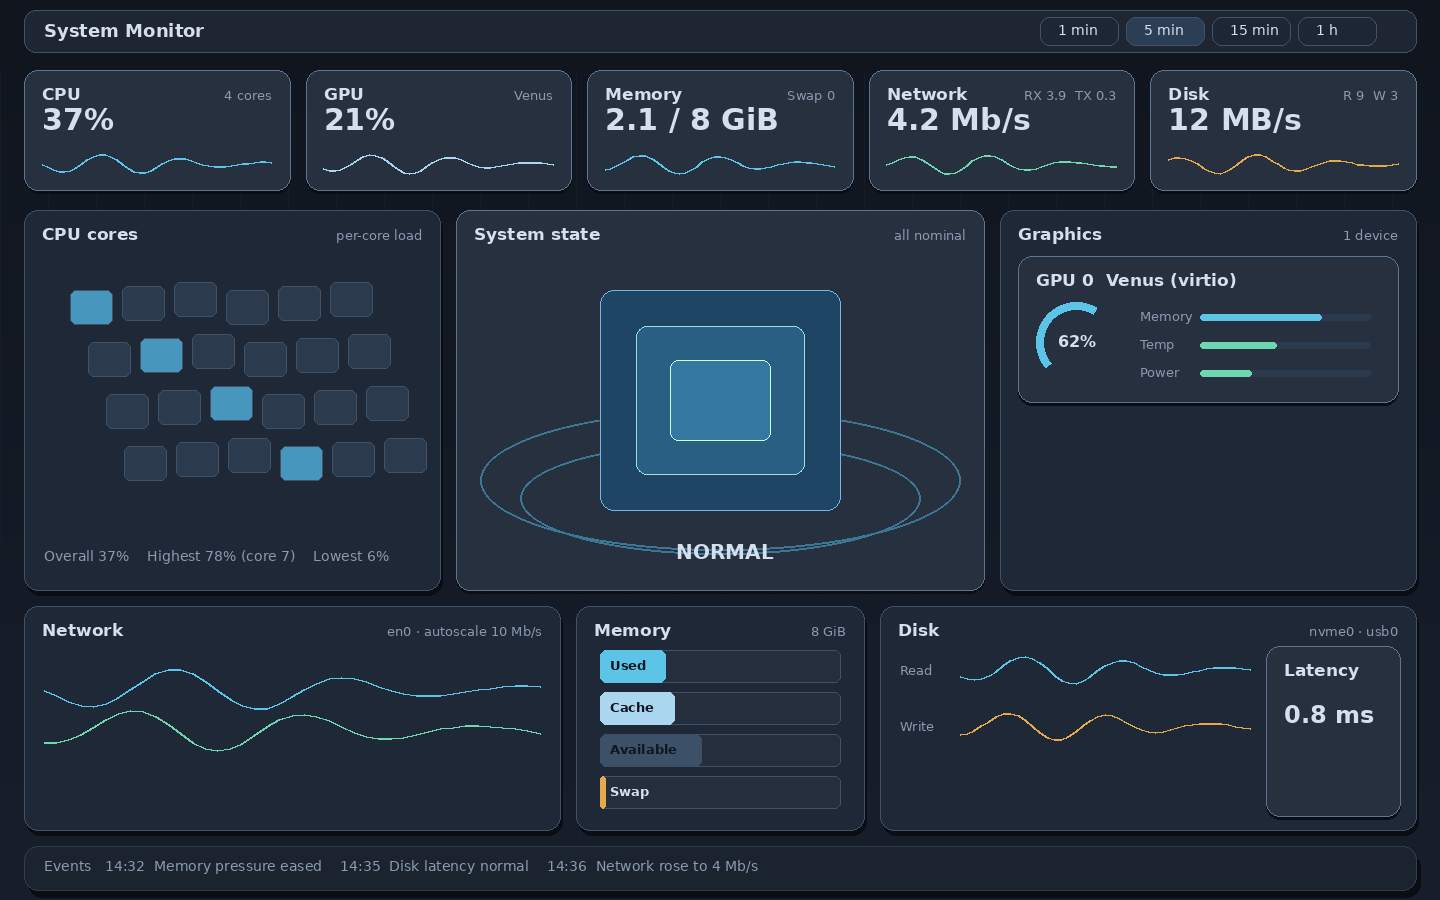

Generate this figure with Python:
#!/usr/bin/env python3
# ws134-p001: draws the layout sketch of the System Monitor (layout-mock.png) from design.md section 3 -- the plates,
# their layers and the colour tokens, not the final look (no 3D, no glow).  python3 layout-mock.py [OUT]
# Copyright (C) 2026 Awe Morris; SPDX-License-Identifier: Zlib
import math
import sys
from PIL import Image, ImageDraw, ImageFont

W, H = 1440, 900
BG0, BG1 = (16, 21, 30), (24, 31, 43)          # bg.deep, bg.mid
PLATE = {2: (38, 48, 63), 1: (31, 40, 54), 0: (27, 35, 47)}  # surface by layer (front lighter)
EDGE = {2: (92, 118, 146), 1: (64, 82, 104), 0: (48, 61, 78)}
TEXT, TEXT2 = (214, 224, 236), (138, 154, 176)
CYAN, MINT, ICE, AMBER = (92, 196, 230), (110, 214, 176), (170, 214, 240), (230, 168, 76)


def font(size, bold=False):
	for name in (("DejaVuSans-Bold.ttf" if bold else "DejaVuSans.ttf"),):
		try:
			return ImageFont.truetype("/usr/share/fonts/truetype/dejavu/" + name, size)
		except OSError:
			pass
	return ImageFont.load_default()


def plate(draw, box, layer, title=None, note=None):
	x0, y0, x1, y1 = box
	shift = {2: 0, 1: 2, 0: 4}[layer]          # the back layers sit a little lower: depth by offset and tone
	draw.rounded_rectangle((x0 + shift, y0 + shift + 3, x1 + shift, y1 + shift + 3), 14, fill=(10, 13, 19))
	draw.rounded_rectangle(box, 14, fill=PLATE[layer], outline=EDGE[layer], width=1)
	if title:
		draw.text((x0 + 18, y0 + 14), title, font=font(17, True), fill=TEXT)
	if note:
		width = draw.textlength(note, font=font(13))
		draw.text((x1 - 18 - width, y0 + 17), note, font=font(13), fill=TEXT2)


def spark(draw, box, colour, phase):
	x0, y0, x1, y1 = box
	points = []
	for i in range(41):
		x = x0 + (x1 - x0) * i / 40
		y = (y0 + y1) / 2 + (y1 - y0) * 0.35 * math.sin(i * 0.45 + phase) * (0.6 + 0.4 * math.sin(i * 0.13))
		points.append((x, y))
	draw.line(points, fill=colour, width=2)


def main():
	out = sys.argv[1] if len(sys.argv) > 1 else "layout-mock.png"
	image = Image.new("RGB", (W, H), BG0)
	draw = ImageDraw.Draw(image)
	for y in range(H):
		t = y / H
		draw.line((0, y, W, y), fill=tuple(int(BG0[i] * (1 - t) + BG1[i] * t) for i in range(3)))
	# layer 0: the faint information layer (a grid far behind)
	for x in range(0, W, 48):
		draw.line((x, 70, x, H), fill=(22, 29, 40))
	# the Keiland titlebar (zdesktop draws it): name, status chip, time range
	draw.rounded_rectangle((24, 10, W - 24, 52), 12, fill=(30, 38, 51), outline=EDGE[1])
	draw.text((44, 20), "System Monitor", font=font(18, True), fill=TEXT)
	pass
	pass
	pass
	pass
	for i, label in enumerate(("1 min", "5 min", "15 min", "1 h")):
		x = 1040 + i * 86
		draw.rounded_rectangle((x, 17, x + 78, 45), 10, fill=(44, 62, 84) if i == 1 else (30, 38, 51), outline=EDGE[1])
		draw.text((x + 18, 22), label, font=font(14), fill=TEXT)
	# layer 2: the summary plates
	labels = (("CPU", "37%", "4 cores", CYAN), ("GPU", "21%", "Venus", ICE), ("Memory", "2.1 / 8 GiB", "Swap 0", CYAN),
		  ("Network", "4.2 Mb/s", "RX 3.9  TX 0.3", MINT), ("Disk", "12 MB/s", "R 9  W 3", AMBER))
	pw = (W - 48 - 4 * 16) / 5
	for i, (name, value, note, colour) in enumerate(labels):
		x0 = 24 + i * (pw + 16)
		plate(draw, (x0, 70, x0 + pw, 190), 2, name, note)
		draw.text((x0 + 18, 102), value, font=font(30, True), fill=TEXT)
		spark(draw, (x0 + 18, 150, x0 + pw - 18, 178), colour, i)
	# layer 1: the middle row -- the CPU tile relief, the state core, the GPU module cards
	plate(draw, (24, 210, 440, 590), 1, "CPU cores", "per-core load")
	for r in range(4):
		for c in range(6):
			x = 70 + c * 52 + r * 18
			y = 290 + r * 52 - (c % 3) * 4
			lit = (r * 6 + c) % 7 == 0
			draw.rounded_rectangle((x, y, x + 42, y + 34), 6, fill=(70, 150, 190) if lit else (44, 58, 78), outline=EDGE[1])
	draw.text((44, 548), "Overall 37%    Highest 78% (core 7)    Lowest 6%", font=font(14), fill=TEXT2)
	plate(draw, (456, 210, 984, 590), 2, "System state", "all nominal")
	cx, cy = 720, 410
	for k, (rw, rh) in enumerate(((240, 70), (200, 56))):
		draw.ellipse((cx - rw, cy + 70 - rh + k * 18, cx + rw, cy + 70 + rh + k * 18), outline=(60, 120, 150), width=2)
	for k, size in enumerate((120, 84, 50)):
		shade = 60 + 40 * k
		draw.rounded_rectangle((cx - size, cy - size, cx + size, cy + size - 20), 14 - 3 * k,
				       fill=(30 + k * 10, 70 + k * 25, 100 + k * 30), outline=(shade + 60, shade + 120, 230))
	draw.text((cx - 44, 540), "NORMAL", font=font(20, True), fill=TEXT)
	plate(draw, (1000, 210, W - 24, 590), 1, "Graphics", "1 device")
	for j, name in enumerate(("GPU 0  Venus (virtio)",)):
		y0 = 256 + j * 162
		plate(draw, (1018, y0, W - 42, y0 + 146), 2 if j == 0 else 0, name, None)
		if j == 0:
			draw.arc((1036, y0 + 46, 1116, y0 + 126), 140, 140 + 0.62 * 260, fill=CYAN, width=8)
			draw.text((1058, y0 + 76), "62%", font=font(16, True), fill=TEXT)
			for k, (lab, frac) in enumerate((("Memory", 0.71), ("Temp", 0.45), ("Power", 0.3))):
				yy = y0 + 54 + k * 28
				draw.text((1140, yy - 2), lab, font=font(13), fill=TEXT2)
				draw.rounded_rectangle((1200, yy + 4, 1370, yy + 10), 3, fill=(44, 58, 78))
				draw.rounded_rectangle((1200, yy + 4, 1200 + 170 * frac, yy + 10), 3, fill=CYAN if k == 0 else MINT)
	# layer 1: the bottom row -- the network flow, the memory strata, the disk lanes
	plate(draw, (24, 606, 560, 830), 1, "Network", "en0 · autoscale 10 Mb/s")
	for k, colour in enumerate((CYAN, MINT)):
		spark(draw, (44, 660 + k * 40, 540, 720 + k * 40), colour, 1.5 * k)
	plate(draw, (576, 606, 864, 830), 1, "Memory", "8 GiB")
	for k, (name, frac, colour) in enumerate((("Used", 0.27, CYAN), ("Cache", 0.31, ICE), ("Available", 0.42, (60, 80, 104)), ("Swap", 0.0, AMBER))):
		y = 650 + k * 42
		draw.rounded_rectangle((600, y, 840, y + 32), 6, fill=(36, 46, 61), outline=EDGE[1])
		draw.rounded_rectangle((600, y, 600 + 240 * max(frac, 0.02), y + 32), 6, fill=colour)
		draw.text((610, y + 7), name, font=font(13, True), fill=(16, 21, 30) if frac > 0.2 else TEXT)
	plate(draw, (880, 606, W - 24, 830), 1, "Disk", "nvme0 · usb0")
	for k, (name, colour) in enumerate((("Read", CYAN), ("Write", AMBER))):
		draw.text((900, 662 + k * 56), name, font=font(13), fill=TEXT2)
		spark(draw, (960, 650 + k * 56, 1250, 690 + k * 56), colour, 0.8 + k)
	plate(draw, (1266, 646, W - 40, 816), 2, "Latency")
	draw.text((1284, 700), "0.8 ms", font=font(24, True), fill=TEXT)
	# layer 1: the events ticker
	plate(draw, (24, 846, W - 24, 890), 0)
	draw.text((44, 858), "Events   14:32  Memory pressure eased    14:35  Disk latency normal    14:36  Network rose to 4 Mb/s",
		  font=font(14), fill=TEXT2)
	image.save(out)


main()
